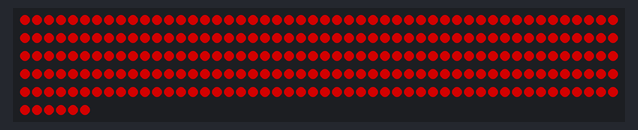
A sketch run on a simulated ESP8266 (NodeMCU). Parts: 256 RGB LEDs in strip order, left to right, continuing on the next row. Dim RGB values are drawn brighter than linear; WiFi joins after 1.5 s; servers stay silent unless stated; network time is answered at once with the bench clock; the local clock reads 2024-03-15 10:24:30 at power-on unless the sketch sets it; what the sketch prints to the serial monitor is not drawn.

Above: at 0.1 s.
At 0.6 s:
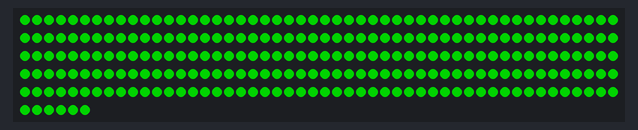
At 1.1 s:
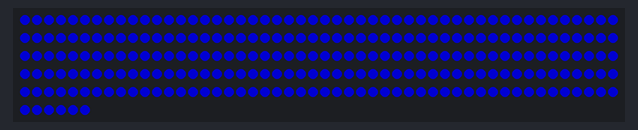
At 1.6 s:
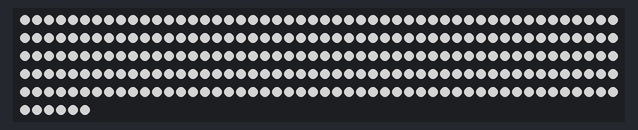
At 4.7 s:
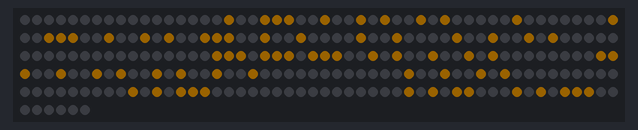
At 6.87 s:
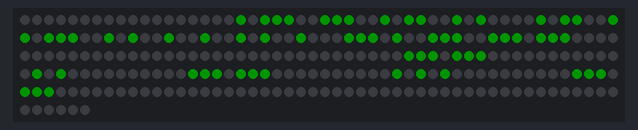

Measured:
- what the display in image 1 shows lasts 0.5 s, from 0.5 s to 1.0 s
- what the display in image 4 shows lasts 2.1 s, from 4.6 s to 6.7 s

The sketch:

Main.ino
```cpp
#include <NTPClient.h>
#include <ESP8266WiFi.h>
#include <WiFiUdp.h>
#include <FastLED.h>
#define LED_PIN     5
#define NUM_LEDS    256
#define Bt 16
CRGB leds[NUM_LEDS];
//--------------------------------------------------------WiFi setup
const char *ssid     = "**";
const char *password = "**";
WiFiUDP ntpUDP;
NTPClient timeClient(ntpUDP, "ntp.nict.jp",60*60*9, 30*60*1000);
//--------------------------------------------------------Campus
int Campus[3][Bt][Bt]{
{
  {0, 0, 0, 0, 0, 0, 0, 0, 0, 0, 0, 0, 0, 0, 0, 0},
  {0, 0, 0, 0, 0, 0, 0, 0, 0, 0, 0, 0, 0, 0, 0, 0},
  {0, 0, 0, 0, 0, 0, 0, 0, 0, 0, 0, 0, 0, 0, 0, 0},
  {0, 0, 0, 0, 0, 0, 0, 0, 0, 0, 0, 0, 0, 0, 0, 0},
  {0, 0, 0, 0, 0, 0, 0, 0, 0, 0, 0, 0, 0, 0, 0, 0},
  {0, 0, 0, 0, 0, 0, 0, 0, 0, 0, 0, 0, 0, 0, 0, 0},
  {0, 0, 0, 0, 0, 0, 0, 0, 0, 0, 0, 0, 0, 0, 0, 0},
  {0, 0, 0, 0, 0, 0, 0, 0, 0, 0, 0, 0, 0, 0, 0, 0},
  {0, 0, 0, 0, 0, 0, 0, 0, 0, 0, 0, 0, 0, 0, 0, 0},
  {0, 0, 0, 0, 0, 0, 0, 0, 0, 0, 0, 0, 0, 0, 0, 0},
  {0, 0, 0, 0, 0, 0, 0, 0, 0, 0, 0, 0, 0, 0, 0, 0},
  {0, 0, 0, 0, 0, 0, 0, 0, 0, 0, 0, 0, 0, 0, 0, 0},
  {0, 0, 0, 0, 0, 0, 0, 0, 0, 0, 0, 0, 0, 0, 0, 0},
  {0, 0, 0, 0, 0, 0, 0, 0, 0, 0, 0, 0, 0, 0, 0, 0},
  {0, 0, 0, 0, 0, 0, 0, 0, 0, 0, 0, 0, 0, 0, 0, 0},
  {0, 0, 0, 0, 0, 0, 0, 0, 0, 0, 0, 0, 0, 0, 0, 0}
},
{
  {0, 0, 0, 0, 0, 0, 0, 0, 0, 0, 0, 0, 0, 0, 0, 0},
  {0, 0, 0, 0, 0, 0, 0, 0, 0, 0, 0, 0, 0, 0, 0, 0},
  {0, 0, 0, 0, 0, 0, 0, 0, 0, 0, 0, 0, 0, 0, 0, 0},
  {0, 0, 0, 0, 0, 0, 0, 0, 0, 0, 0, 0, 0, 0, 0, 0},
  {0, 0, 0, 0, 0, 0, 0, 0, 0, 0, 0, 0, 0, 0, 0, 0},
  {0, 0, 0, 0, 0, 0, 0, 0, 0, 0, 0, 0, 0, 0, 0, 0},
  {0, 0, 0, 0, 0, 0, 0, 0, 0, 0, 0, 0, 0, 0, 0, 0},
  {0, 0, 0, 0, 0, 0, 0, 0, 0, 0, 0, 0, 0, 0, 0, 0},
  {0, 0, 0, 0, 0, 0, 0, 0, 0, 0, 0, 0, 0, 0, 0, 0},
  {0, 0, 0, 0, 0, 0, 0, 0, 0, 0, 0, 0, 0, 0, 0, 0},
  {0, 0, 0, 0, 0, 0, 0, 0, 0, 0, 0, 0, 0, 0, 0, 0},
  {0, 0, 0, 0, 0, 0, 0, 0, 0, 0, 0, 0, 0, 0, 0, 0},
  {0, 0, 0, 0, 0, 0, 0, 0, 0, 0, 0, 0, 0, 0, 0, 0},
  {0, 0, 0, 0, 0, 0, 0, 0, 0, 0, 0, 0, 0, 0, 0, 0},
  {0, 0, 0, 0, 0, 0, 0, 0, 0, 0, 0, 0, 0, 0, 0, 0},
  {0, 0, 0, 0, 0, 0, 0, 0, 0, 0, 0, 0, 0, 0, 0, 0}
},
{
  {0, 0, 0, 0, 0, 0, 0, 0, 0, 0, 0, 0, 0, 0, 0, 0},
  {0, 0, 0, 0, 0, 0, 0, 0, 0, 0, 0, 0, 0, 0, 0, 0},
  {0, 0, 0, 0, 0, 0, 0, 0, 0, 0, 0, 0, 0, 0, 0, 0},
  {0, 0, 0, 0, 0, 0, 0, 0, 0, 0, 0, 0, 0, 0, 0, 0},
  {0, 0, 0, 0, 0, 0, 0, 0, 0, 0, 0, 0, 0, 0, 0, 0},
  {0, 0, 0, 0, 0, 0, 0, 0, 0, 0, 0, 0, 0, 0, 0, 0},
  {0, 0, 0, 0, 0, 0, 0, 0, 0, 0, 0, 0, 0, 0, 0, 0},
  {0, 0, 0, 0, 0, 0, 0, 0, 0, 0, 0, 0, 0, 0, 0, 0},
  {0, 0, 0, 0, 0, 0, 0, 0, 0, 0, 0, 0, 0, 0, 0, 0},
  {0, 0, 0, 0, 0, 0, 0, 0, 0, 0, 0, 0, 0, 0, 0, 0},
  {0, 0, 0, 0, 0, 0, 0, 0, 0, 0, 0, 0, 0, 0, 0, 0},
  {0, 0, 0, 0, 0, 0, 0, 0, 0, 0, 0, 0, 0, 0, 0, 0},
  {0, 0, 0, 0, 0, 0, 0, 0, 0, 0, 0, 0, 0, 0, 0, 0},
  {0, 0, 0, 0, 0, 0, 0, 0, 0, 0, 0, 0, 0, 0, 0, 0},
  {0, 0, 0, 0, 0, 0, 0, 0, 0, 0, 0, 0, 0, 0, 0, 0},
  {0, 0, 0, 0, 0, 0, 0, 0, 0, 0, 0, 0, 0, 0, 0, 0}
}
};
//--------------------------------------------------------Picture
bool HelloWorld[Bt][Bt]={
  {0, 0, 0, 0, 0, 0, 0, 0, 0, 0, 0, 0, 0, 0, 0, 0},
  {1, 0, 1, 0, 1, 1, 0, 1, 0, 0, 1, 0, 0, 1, 1, 1},
  {1, 0, 1, 0, 1, 0, 0, 1, 0, 0, 1, 0, 0, 1, 0, 1},
  {1, 1, 1, 0, 1, 1, 0, 1, 0, 0, 1, 0, 0, 1, 0, 1},
  {1, 0, 1, 0, 1, 0, 0, 1, 0, 0, 1, 0, 0, 1, 0, 1},
  {1, 0, 1, 0, 1, 1, 0, 1, 1, 0, 1, 1, 0, 1, 1, 1},
  {0, 0, 0, 0, 0, 0, 0, 0, 0, 0, 0, 0, 0, 0, 0, 0},
  {0, 0, 0, 0, 0, 0, 0, 0, 0, 0, 0, 0, 0, 0, 0, 0},
  {0, 0, 0, 0, 0, 0, 0, 0, 0, 0, 0, 0, 0, 0, 0, 0},
  {1, 0, 1, 0, 1, 1, 0, 1, 1, 0, 1, 0, 0, 1, 1, 0},
  {1, 0, 1, 0, 1, 1, 0, 1, 0, 0, 1, 0, 0, 1, 0, 1},
  {1, 0, 1, 0, 1, 1, 0, 1, 0, 0, 1, 0, 0, 1, 0, 1},
  {1, 1, 1, 0, 1, 1, 0, 1, 0, 0, 1, 0, 0, 1, 0, 1},
  {1, 0, 1, 0, 1, 1, 0, 1, 0, 0, 1, 1, 0, 1, 1, 0},
  {0, 0, 0, 0, 0, 0, 0, 0, 0, 0, 0, 0, 0, 0, 0, 0},
  {0, 0, 0, 0, 0, 0, 0, 0, 0, 0, 0, 0, 0, 0, 0, 0}
};
bool Fuku[Bt][Bt]={
  {0, 0, 0, 0, 0, 0, 0, 0, 0, 0, 0, 0, 0, 0, 0, 0},
  {0, 0, 0, 0, 0, 0, 0, 0, 0, 0, 0, 0, 0, 0, 0, 0},
  {0, 0, 0, 0, 0, 0, 0, 0, 0, 0, 0, 0, 0, 0, 0, 0},
  {0, 0, 0, 0, 1, 1, 0, 1, 1, 1, 1, 1, 0, 0, 0, 0},
  {0, 0, 0, 0, 0, 1, 0, 0, 1, 1, 1, 0, 0, 0, 0, 0},
  {0, 0, 0, 1, 1, 1, 1, 0, 1, 0, 1, 0, 0, 0, 0, 0},
  {0, 0, 0, 0, 0, 1, 1, 0, 1, 1, 1, 0, 0, 0, 0, 0},
  {0, 0, 0, 0, 1, 1, 0, 1, 1, 1, 1, 1, 0, 0, 0, 0},
  {0, 0, 0, 1, 1, 1, 1, 1, 0, 1, 0, 1, 0, 0, 0, 0},
  {0, 0, 0, 1, 0, 1, 0, 1, 1, 1, 1, 1, 0, 0, 0, 0},
  {0, 0, 0, 0, 0, 1, 0, 1, 0, 1, 0, 1, 0, 0, 0, 0},
  {0, 0, 0, 0, 0, 1, 0, 1, 1, 1, 1, 1, 0, 0, 0, 0},
  {0, 0, 0, 0, 0, 0, 0, 0, 0, 0, 0, 0, 0, 0, 0, 0},
  {0, 0, 0, 0, 0, 0, 0, 0, 0, 0, 0, 0, 0, 0, 0, 0},
  {0, 0, 0, 0, 0, 0, 0, 0, 0, 0, 0, 0, 0, 0, 0, 0},
  {0, 0, 0, 0, 0, 0, 0, 0, 0, 0, 0, 0, 0, 0, 0, 0}
};
bool WIFIOK[Bt][Bt]={
  {0, 0, 0, 0, 0, 0, 0, 0, 0, 0, 0, 0, 0, 0, 0, 0},
  {0, 1, 0, 1, 0, 0, 1, 0, 0, 1, 1, 1, 0, 0, 1, 0},
  {0, 1, 0, 1, 0, 0, 0, 0, 0, 1, 0, 0, 0, 0, 0, 0},
  {0, 1, 0, 1, 0, 0, 1, 0, 0, 1, 1, 1, 0, 0, 1, 0},
  {0, 1, 1, 1, 0, 0, 1, 0, 0, 1, 0, 0, 0, 0, 1, 0},
  {0, 1, 0, 1, 0, 0, 1, 0, 0, 1, 0, 0, 0, 0, 1, 0},
  {0, 0, 0, 0, 0, 0, 0, 0, 0, 0, 0, 0, 0, 0, 0, 0},
  {0, 1, 1, 1, 0, 1, 1, 1, 0, 1, 1, 1, 0, 0, 0, 0},
  {0, 1, 0, 1, 0, 0, 1, 0, 0, 1, 0, 1, 0, 0, 0, 0},
  {0, 1, 0, 1, 0, 0, 1, 0, 0, 1, 1, 1, 0, 0, 0, 0},
  {0, 1, 0, 1, 0, 0, 1, 0, 0, 1, 0, 0, 0, 0, 0, 0},
  {0, 1, 0, 1, 0, 0, 1, 0, 0, 1, 0, 0, 0, 0, 0, 0},
  {0, 0, 0, 0, 0, 0, 0, 0, 0, 0, 0, 0, 0, 0, 0, 0},
  {0, 0, 0, 0, 0, 0, 0, 0, 1, 1, 1, 0, 1, 0, 1, 0},
  {0, 0, 0, 0, 0, 0, 0, 0, 1, 0, 1, 0, 1, 1, 0, 0},
  {0, 0, 0, 0, 0, 0, 0, 0, 1, 1, 1, 0, 1, 0, 1, 0},
};
//--------------------------------------------------------Fonts
bool abt_one[5][3]={
  {0, 1, 0},
  {1, 1, 0},
  {0, 1, 0},
  {0, 1, 0},
  {1, 1, 1}
};
bool abt_two[5][3]={
  {1, 1, 1},
  {0, 0, 1},
  {1, 1, 1},
  {1, 0, 0},
  {1, 1, 1}
};
bool abt_three[5][3]={
  {1, 1, 1},
  {0, 0, 1},
  {1, 1, 1},
  {0, 0, 1},
  {1, 1, 1}
};
bool abt_four[5][3]={
  {1, 0, 0},
  {1, 1, 0},
  {1, 1, 0},
  {1, 1, 1},
  {0, 1, 0}
};
bool abt_five[5][3]={
  {1, 1, 1},
  {1, 0, 0},
  {1, 1, 1},
  {0, 0, 1},
  {1, 1, 1}
};
bool abt_six[5][3]={
  {1, 1, 1},
  {1, 0, 0},
  {1, 1, 1},
  {1, 0, 1},
  {1, 1, 1}
};
bool abt_seven[5][3]={
  {1, 1, 1},
  {1, 0, 1},
  {0, 0, 1},
  {0, 0, 1},
  {0, 0, 1}
};
bool abt_eight[5][3]={
  {1, 1, 1},
  {1, 0, 1},
  {1, 1, 1},
  {1, 0, 1},
  {1, 1, 1}
};
bool abt_nine[5][3]={
  {1, 1, 1},
  {1, 0, 1},
  {1, 1, 1},
  {0, 0, 1},
  {1, 1, 1}
};
bool abt_o[5][3]={
  {1, 1, 1},
  {1, 0, 1},
  {1, 0, 1},
  {1, 0, 1},
  {1, 1, 1}
};
//--------------------------------------------------------Cursor
int Cursor[2]={0,0};
//--------------------------------------------------------SETUP
void setup() {
  int hang=3;
  int lie=2;
  FastLED.addLeds<WS2812, LED_PIN, GRB>(leds, NUM_LEDS);
  Serial.begin(9600);
  LEDsetup();
  cleanAll();
  WiFi.begin(ssid,password);
  while ( WiFi.status() != WL_CONNECTED ) {
  Campus[1][hang][lie]=20;
  displayShow();
  if(lie>=14){
    hang=hang+2;
    lie=2;
  }
  else{
    lie=lie+2;
  }
  delay (250);
  Serial.print ( "." );
  }
  paintBucket(0,0,0);
  printWiFiOK(2000, 25,16,0);
  timeClient.begin();

}
//--------------------------------------------------------LOOP
void loop() {
PrintClock(10,10,10);
}
//----------------------------------------------------------FUNCTIONS--
void LEDsetup(void){
  int delaytime=500;
  for(int i=0; i<256; i++){
    leds[i]=CRGB(125,0,0);
  }
      FastLED.show();
    delay(delaytime);
  for(int i=0; i<256; i++){
    leds[i]=CRGB(0,125,0);
  }
      FastLED.show();
    delay(delaytime);
    for(int i=0; i<256; i++){
    leds[i]=CRGB(0,0,125);
  }
      FastLED.show();
    delay(delaytime);
    for(int i=0; i<256; i++){
    leds[i]=CRGB(125,125,125);
  }
      FastLED.show();
    delay(delaytime);
    for(int i=0; i<256; i++){
    leds[i]=CRGB(0,0,0);
  }
      FastLED.show();
    delay(delaytime);
    cleanAll();
    delay(500);
}

void displayShow(void){
  int r,c,LEDnum;
  for(r=0;r<Bt;r++){
    for(c=0;c<Bt;c++){
      if(r%2==0){//偶数行的Lednum=行数*15+列数,偶数行的Lednum=行数*15+(16-列数),因为灯条的方向是每行左右交互的.
        LEDnum=16*r+c;
      }
      else{
        LEDnum=16*r+15-c;
      }
      leds[LEDnum]=CRGB(Campus[0][r][c],Campus[1][r][c],Campus[2][r][c]);
    }
  }
  FastLED.show();
}

void cleanAll(void){
  int r,c,l;
  for(l=0;l<3;l++){
    for(r=0;r<Bt;r++){
      for(c=0;c<Bt;c++){
        Campus[l][r][c]=0;
      }
    }
  }
  displayShow();
}

void paintBucket(int R,int G,int B){
  int r,c;
  for(r=0;r<Bt;r++){
      for(c=0;c<Bt;c++){
        Campus[0][r][c]= R;
        Campus[1][r][c]= G;
        Campus[2][r][c]= B;
      }
  }
}

void printNum(int Num, int R, int G, int B){
switch (Num){
  case 1:
    for(int c=0; c<5; c++){
      for(int r=0; r<3; r++){
        if(abt_one[c][r]==1){
        Campus[0][c+Cursor[0]][r+Cursor[1]]=R;
        Campus[1][c+Cursor[0]][r+Cursor[1]]=G;
        Campus[2][c+Cursor[0]][r+Cursor[1]]=B;
        }
      }
    }
  break;
  case 2:
  for(int c=0; c<5; c++){
    for(int r=0; r<3; r++){
      if(abt_two[c][r]==1){
      Campus[0][c+Cursor[0]][r+Cursor[1]]=R;
      Campus[1][c+Cursor[0]][r+Cursor[1]]=G;
      Campus[2][c+Cursor[0]][r+Cursor[1]]=B;
      }
    }
  }
  break;
  case 3:
  for(int c=0; c<5; c++){
    for(int r=0; r<3; r++){
      if(abt_three[c][r]==1){
      Campus[0][c+Cursor[0]][r+Cursor[1]]=R;
      Campus[1][c+Cursor[0]][r+Cursor[1]]=G;
      Campus[2][c+Cursor[0]][r+Cursor[1]]=B;
      }
    }
  }
  break;
  case 4:
  for(int c=0; c<5; c++){
    for(int r=0; r<3; r++){
      if(abt_four[c][r]==1){
      Campus[0][c+Cursor[0]][r+Cursor[1]]=R;
      Campus[1][c+Cursor[0]][r+Cursor[1]]=G;
      Campus[2][c+Cursor[0]][r+Cursor[1]]=B;
      }
    }
  }
  break;
  case 5:
  for(int c=0; c<5; c++){
    for(int r=0; r<3; r++){
      if(abt_five[c][r]==1){
      Campus[0][c+Cursor[0]][r+Cursor[1]]=R;
      Campus[1][c+Cursor[0]][r+Cursor[1]]=G;
      Campus[2][c+Cursor[0]][r+Cursor[1]]=B;
      }
    }
  }
  break;
  case 6:
  for(int c=0; c<5; c++){
    for(int r=0; r<3; r++){
      if(abt_six[c][r]==1){
      Campus[0][c+Cursor[0]][r+Cursor[1]]=R;
      Campus[1][c+Cursor[0]][r+Cursor[1]]=G;
      Campus[2][c+Cursor[0]][r+Cursor[1]]=B;
      }
    }
  }
  break;
  case 7:
  for(int c=0; c<5; c++){
    for(int r=0; r<3; r++){
      if(abt_seven[c][r]==1){
      Campus[0][c+Cursor[0]][r+Cursor[1]]=R;
      Campus[1][c+Cursor[0]][r+Cursor[1]]=G;
      Campus[2][c+Cursor[0]][r+Cursor[1]]=B;
      }
    }
  }
  break;
  case 8:
  for(int c=0; c<5; c++){
    for(int r=0; r<3; r++){
      if(abt_eight[c][r]==1){
      Campus[0][c+Cursor[0]][r+Cursor[1]]=R;
      Campus[1][c+Cursor[0]][r+Cursor[1]]=G;
      Campus[2][c+Cursor[0]][r+Cursor[1]]=B;
      }
    }
  }
  break;
  case 9:
  for(int c=0; c<5; c++){
    for(int r=0; r<3; r++){
      if(abt_nine[c][r]==1){
      Campus[0][c+Cursor[0]][r+Cursor[1]]=R;
      Campus[1][c+Cursor[0]][r+Cursor[1]]=G;
      Campus[2][c+Cursor[0]][r+Cursor[1]]=B;
      }
    }
  }
  break;
  case 0:
  for(int c=0; c<5; c++){
    for(int r=0; r<3; r++){
      if(abt_o[c][r]==1){
      Campus[0][c+Cursor[0]][r+Cursor[1]]=R;
      Campus[1][c+Cursor[0]][r+Cursor[1]]=G;
      Campus[2][c+Cursor[0]][r+Cursor[1]]=B;
      }
    }
  }
  break;
}

Cursor[1]=Cursor[1]+3;

if(Cursor[1]<=12){
  Cursor[1]++;
}
else{
  Cursor[1]=0;
  Cursor[0]=Cursor[0]+6;
}

}

void SetCursor(int i, int j){
Cursor[0]=i;
Cursor[1]=j;
}

void printZEROtoTwo(int StayTime){
 cleanAll();
  SetCursor(1,0);
  for (int i=0;i<8;i++){
    printNum(i,0,70,0);
    displayShow();
    delay(1000);
  }
delay(StayTime);
}

void printWiFiOK(int stayTime, int R, int G, int B){
  cleanAll();
  for(int r=0;r<Bt;r++){
      for(int c=0;c<Bt;c++){
        Campus[0][r][c]= WIFIOK[r][c]*R;
        Campus[1][r][c]= WIFIOK[r][c]*G;
        Campus[2][r][c]= WIFIOK[r][c]*B;
      }
  }
  displayShow();
  delay(stayTime);
}

void PrintClock(int R, int G, int B){
 timeClient.update();

  int hours = timeClient.getHours();
  int minu =  timeClient.getMinutes();
  int sece =  timeClient.getSeconds();

  int Hu,Hd,Mu,Md,Su,Sd;

  Serial.printf("hour:%d minu:%d sece:%d\n", hours,minu,sece);
  paintBucket(0,0,0);
    Hu=hours/10%10;
    Hd=hours/1 %10;
    Mu=minu/10%10;
    Md=minu/1 %10;
    Su=sece/10%10;
    Sd=sece/1 %10;

  SetCursor(1,0);
  printNum(Hu,0,20,0);
  printNum(Hd,0,20,0);
  SetCursor(1,9);
  printNum(Mu,0,20,0);
  printNum(Md,0,20,0);
  SetCursor(8,4);
  printNum(Su,0,20,0);
  printNum(Sd,0,20,0);
  displayShow();

  delay(100);
}
```
